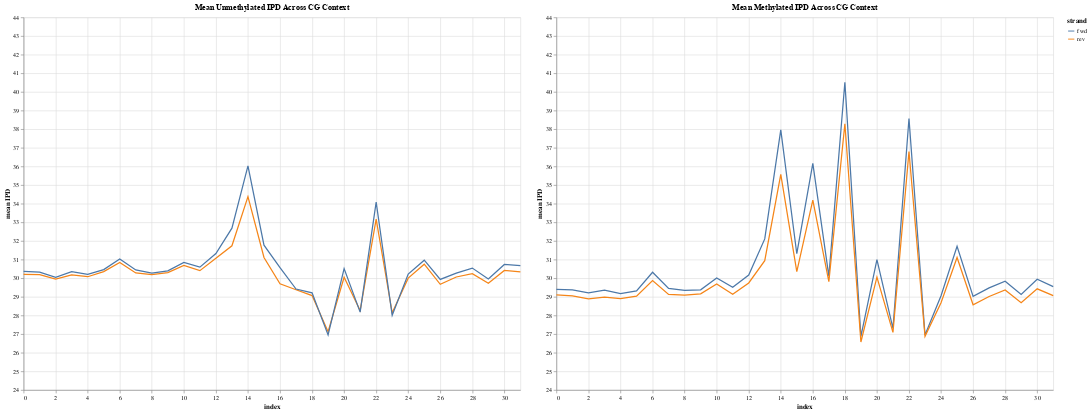

Source (notebook cell):
### Markdown cell above
The chart below shows that at least on average, we should be able to tell the difference between methylated and unmethylted CpG sites. The chart averages IPD at each index across all of the training samples independantly for the forward and reverse strands (indices 15 and 16 are the CpG site).

### Code cell
pos_means = (
    pl.read_parquet(train_parquet)
    .filter(pl.col('label')==1)
    .select(pl.col("fi").alias("fwd"), pl.col("ri").alias("rev"))
    .unpivot(on=["fwd", "rev"], variable_name="strand", value_name="ipd_list")
    .with_columns(index=pl.int_ranges(start=0, end=pl.col("ipd_list").list.len()))
    .explode("index", "ipd_list")
    .rename({"ipd_list": "ipd"})
    .group_by("index", "strand").agg(pl.col("ipd").mean())
)

neg_means = (
    pl.read_parquet(train_parquet)
    .filter(pl.col('label')==0)
    .select(pl.col("fi").alias("fwd"), pl.col("ri").alias("rev"))
    .unpivot(on=["fwd", "rev"], variable_name="strand", value_name="ipd_list")
    .with_columns(index=pl.int_ranges(start=0, end=pl.col("ipd_list").list.len()))
    .explode("index", "ipd_list")
    .rename({"ipd_list": "ipd"})
    .group_by("index", "strand").agg(pl.col("ipd").mean())
)

means = pos_means.join(
    neg_means, on=['index', 'strand'], suffix='_neg'
    ).with_columns((pl.col('ipd')-pl.col('ipd_neg')).alias('residual'))

residual_chart = alt.Chart(means).mark_line().encode(
    alt.X("index:Q", title="Position", axis=alt.Axis(tickCount=16)),
    alt.Y("residual:Q", title="IPD Mean Difference", scale=alt.Scale(domain=(-3, 15), clamp=True)),
    alt.Color("strand:N", title="Strand"),
    ).properties(
    title = "Mean IPD Residual (Meth-Unmeth) Across CG Context",
    width=800,
    height=600
    ).configure_axis(
    labelFontSize=12,
    titleFontSize=14,
    grid=True
    ).configure_title(
    fontSize=16,
    anchor='middle'
    ).configure_legend(
    titleFontSize=12,
    labelFontSize=11
    )

neg_chart = alt.Chart(neg_means).mark_line().encode(
    alt.X('index:Q',scale=alt.Scale(domain=(0, 31))),
    alt.Y('ipd:Q', title = 'mean IPD' ,scale=alt.Scale(domain=(24, 44), clamp=True)),
    alt.Color('strand')
    ).properties(
    title = "Mean Unmethylated IPD Across CG Context",
    width=800,
    height=600
    )

pos_chart = alt.Chart(pos_means).mark_line().encode(
    alt.X('index:Q',scale=alt.Scale(domain=(0, 31))),
    alt.Y('ipd:Q', title = 'mean IPD' ,scale=alt.Scale(domain=(24, 44), clamp=True)),
    alt.Color('strand')
    ).properties(
    title = "Mean Methylated IPD Across CG Context",
    width=800,
    height=600
    )

alt.hconcat(neg_chart,pos_chart)

### Figure 1 — Vega specification as saved in the notebook (floating-point values rounded to 4 significant figures)
{"$schema": "https://vega.github.io/schema/vega/v5.json", "data": [{"name": "source_0", "values": [{"index": 31, "strand": "rev", "ipd": 30.34}, {"index": 19, "strand": "fwd", "ipd": 26.95}, {"index": 20, "strand": "fwd", "ipd": 30.52}, {"index": 24, "strand": "rev", "ipd": 30.0}, {"index": 26, "strand": "rev", "ipd": 29.67}, {"index": 11, "strand": "fwd", "ipd": 30.59}, {"index": 13, "strand": "rev", "ipd": 31.74}, {"index": 7, "strand": "rev", "ipd": 30.29}, {"index": 23, "strand": "rev", "ipd": 28.15}, {"index": 20, "strand": "rev", "ipd": 30.05}, {"index": 8, "strand": "fwd", "ipd": 30.27}, {"index": 11, "strand": "rev", "ipd": 30.41}, {"index": 15, "strand": "rev", "ipd": 31.11}, {"index": 3, "strand": "rev", "ipd": 30.18}, {"index": 30, "strand": "rev", "ipd": 30.41}, {"index": 19, "strand": "rev", "ipd": 27.13}, {"index": 22, "strand": "fwd", "ipd": 34.08}, {"index": 14, "strand": "fwd", "ipd": 36.03}, {"index": 9, "strand": "fwd", "ipd": 30.39}, {"index": 25, "strand": "fwd", "ipd": 30.97}, {"index": 10, "strand": "rev", "ipd": 30.69}, {"index": 18, "strand": "rev", "ipd": 29.07}, {"index": 16, "strand": "fwd", "ipd": 30.56}, {"index": 6, "strand": "rev", "ipd": 30.85}, {"index": 10, "strand": "fwd", "ipd": 30.85}, {"index": 4, "strand": "fwd", "ipd": 30.21}, {"index": 12, "strand": "fwd", "ipd": 31.32}, {"index": 9, "strand": "rev", "ipd": 30.3}, {"index": 6, "strand": "fwd", "ipd": 31.03}, {"index": 29, "strand": "rev", "ipd": 29.73}, {"index": 14, "strand": "rev", "ipd": 34.38}, {"index": 18, "strand": "fwd", "ipd": 29.21}, {"index": 30, "strand": "fwd", "ipd": 30.74}, {"index": 0, "strand": "fwd", "ipd": 30.37}, {"index": 25, "strand": "rev", "ipd": 30.75}, {"index": 27, "strand": "fwd", "ipd": 30.27}, {"index": 28, "strand": "rev", "ipd": 30.24}, {"index": 26, "strand": "fwd", "ipd": 29.93}, {"index": 29, "strand": "fwd", "ipd": 29.96}, {"index": 22, "strand": "rev", "ipd": 33.18}, {"index": 8, "strand": "rev", "ipd": 30.19}, {"index": 12, "strand": "rev", "ipd": 31.07}, {"index": 4, "strand": "rev", "ipd": 30.08}, {"index": 21, "strand": "rev", "ipd": 28.27}, {"index": 2, "strand": "rev", "ipd": 29.95}, {"index": 0, "strand": "rev", "ipd": 30.21}, {"index": 5, "strand": "rev", "ipd": 30.35}, {"index": 13, "strand": "fwd", "ipd": 32.69}, {"index": 31, "strand": "fwd", "ipd": 30.67}, {"index": 27, "strand": "rev", "ipd": 30.06}, {"index": 24, "strand": "fwd", "ipd": 30.22}, {"index": 3, "strand": "fwd", "ipd": 30.35}, {"index": 23, "strand": "fwd", "ipd": 28.01}, {"index": 7, "strand": "fwd", "ipd": 30.45}, {"index": 15, "strand": "fwd", "ipd": 31.77}, {"index": 2, "strand": "fwd", "ipd": 30.04}, {"index": 16, "strand": "rev", "ipd": 29.7}, {"index": 1, "strand": "rev", "ipd": 30.19}, {"index": 17, "strand": "rev", "ipd": 29.38}, {"index": 17, "strand": "fwd", "ipd": 29.42}, {"index": 1, "strand": "fwd", "ipd": 30.33}, {"index": 21, "strand": "fwd", "ipd": 28.18}, {"index": 28, "strand": "fwd", "ipd": 30.54}, {"index": 5, "strand": "fwd", "ipd": 30.46}]}, {"name": "source_1", "values": [{"index": 31, "strand": "fwd", "ipd": 29.55}, {"index": 18, "strand": "rev", "ipd": 38.29}, {"index": 22, "strand": "rev", "ipd": 36.8}, {"index": 7, "strand": "rev", "ipd": 29.13}, {"index": 21, "strand": "fwd", "ipd": 27.31}, {"index": 16, "strand": "fwd", "ipd": 36.17}, {"index": 0, "strand": "rev", "ipd": 29.11}, {"index": 9, "strand": "fwd", "ipd": 29.38}, {"index": 29, "strand": "fwd", "ipd": 29.13}, {"index": 12, "strand": "rev", "ipd": 29.75}, {"index": 26, "strand": "rev", "ipd": 28.57}, {"index": 18, "strand": "fwd", "ipd": 40.51}, {"index": 1, "strand": "rev", "ipd": 29.06}, {"index": 0, "strand": "fwd", "ipd": 29.41}, {"index": 8, "strand": "rev", "ipd": 29.09}, {"index": 29, "strand": "rev", "ipd": 28.69}, {"index": 2, "strand": "fwd", "ipd": 29.22}, {"index": 6, "strand": "fwd", "ipd": 30.32}, {"index": 8, "strand": "fwd", "ipd": 29.34}, {"index": 4, "strand": "fwd", "ipd": 29.18}, {"index": 13, "strand": "rev", "ipd": 30.94}, {"index": 17, "strand": "rev", "ipd": 29.82}, {"index": 25, "strand": "rev", "ipd": 31.12}, {"index": 11, "strand": "fwd", "ipd": 29.51}, {"index": 1, "strand": "fwd", "ipd": 29.37}, {"index": 30, "strand": "fwd", "ipd": 29.94}, {"index": 28, "strand": "fwd", "ipd": 29.84}, {"index": 14, "strand": "rev", "ipd": 35.57}, {"index": 5, "strand": "fwd", "ipd": 29.31}, {"index": 9, "strand": "rev", "ipd": 29.16}, {"index": 22, "strand": "fwd", "ipd": 38.57}, {"index": 23, "strand": "fwd", "ipd": 26.95}, {"index": 20, "strand": "fwd", "ipd": 30.99}, {"index": 3, "strand": "fwd", "ipd": 29.36}, {"index": 21, "strand": "rev", "ipd": 27.09}, {"index": 7, "strand": "fwd", "ipd": 29.45}, {"index": 24, "strand": "fwd", "ipd": 29.06}, {"index": 17, "strand": "fwd", "ipd": 30.11}, {"index": 6, "strand": "rev", "ipd": 29.88}, {"index": 12, "strand": "fwd", "ipd": 30.17}, {"index": 16, "strand": "rev", "ipd": 34.2}, {"index": 31, "strand": "rev", "ipd": 29.06}, {"index": 27, "strand": "rev", "ipd": 29.02}, {"index": 10, "strand": "rev", "ipd": 29.69}, {"index": 19, "strand": "fwd", "ipd": 26.88}, {"index": 15, "strand": "fwd", "ipd": 31.31}, {"index": 11, "strand": "rev", "ipd": 29.14}, {"index": 2, "strand": "rev", "ipd": 28.89}, {"index": 4, "strand": "rev", "ipd": 28.91}, {"index": 14, "strand": "fwd", "ipd": 37.96}, {"index": 30, "strand": "rev", "ipd": 29.43}, {"index": 3, "strand": "rev", "ipd": 28.98}, {"index": 15, "strand": "rev", "ipd": 30.35}, {"index": 19, "strand": "rev", "ipd": 26.58}, {"index": 24, "strand": "rev", "ipd": 28.68}, {"index": 13, "strand": "fwd", "ipd": 32.11}, {"index": 23, "strand": "rev", "ipd": 26.88}, {"index": 26, "strand": "fwd", "ipd": 29.02}, {"index": 27, "strand": "fwd", "ipd": 29.48}, {"index": 20, "strand": "rev", "ipd": 30.06}, {"index": 5, "strand": "rev", "ipd": 29.03}, {"index": 28, "strand": "rev", "ipd": 29.36}, {"index": 25, "strand": "fwd", "ipd": 31.72}, {"index": 10, "strand": "fwd", "ipd": 30.02}]}, {"name": "source_0_color_domain_strand_0", "values": [{"strand": "rev"}, {"strand": "fwd"}]}, {"name": "source_1_color_domain_strand_1", "values": [{"strand": "fwd"}, {"strand": "rev"}]}], "signals": [{"name": "childWidth", "value": 800}], "marks": [{"type": "group", "name": "concat_0_group", "encode": {"update": {"height": {"signal": "height"}, "width": {"signal": "childWidth"}}}, "marks": [{"type": "group", "name": "concat_0_pathgroup", "from": {"facet": {"data": "source_0", "name": "faceted_path_concat_0_main", "groupby": ["strand"]}}, "encode": {"update": {"width": {"field": {"signal": null, "datum": null, "group": "width", "parent": null}}, "height": {"field": {"signal": null, "datum": null, "group": "height", "parent": null}}}}, "marks": [{"type": "line", "name": "concat_0_marks", "from": {"data": "faceted_path_concat_0_main"}, "sort": {"field": "x"}, "encode": {"update": {"y": {"field": "ipd", "scale": "concat_0_y"}, "defined": {"signal": "isValid(datum[\"index\"]) && isFinite(+datum[\"index\"]) && isValid(datum[\"ipd\"]) && isFinite(+datum[\"ipd\"])"}, "x": {"field": "index", "scale": "concat_0_x"}, "stroke": {"field": "strand", "scale": "color"}}}, "style": ["line"]}]}], "axes": [{"scale": "concat_0_x", "minExtent": 0, "gridScale": "concat_0_y", "tickCount": {"signal": "ceil(childWidth/40)"}, "maxExtent": 0, "ticks": false, "zindex": 0, "domain": false, "aria": false, "grid": true, "labels": false, "orient": "bottom"}, {"scale": "concat_0_y", "gridScale": "concat_0_x", "minExtent": 0, "ticks": false, "domain": false, "orient": "left", "zindex": 0, "grid": true, "tickCount": {"signal": "ceil(height/40)"}, "labels": false, "aria": false, "maxExtent": 0}, {"scale": "concat_0_x", "labelFlush": true, "tickCount": {"signal": "ceil(childWidth/40)"}, "zindex": 0, "orient": "bottom", "labelOverlap": true, "title": "index", "grid": false}, {"scale": "concat_0_y", "grid": false, "title": "mean IPD", "orient": "left", "tickCount": {"signal": "ceil(height/40)"}, "zindex": 0, "labelOverlap": true}], "title": {"text": "Mean Unmethylated IPD Across CG Context", "frame": "group"}, "style": "cell"}, {"type": "group", "name": "concat_1_group", "encode": {"update": {"height": {"signal": "height"}, "width": {"signal": "childWidth"}}}, "marks": [{"type": "group", "name": "concat_1_pathgroup", "from": {"facet": {"data": "source_1", "name": "faceted_path_concat_1_main", "groupby": ["strand"]}}, "encode": {"update": {"width": {"field": {"signal": null, "datum": null, "group": "width", "parent": null}}, "height": {"field": {"signal": null, "datum": null, "group": "height", "parent": null}}}}, "marks": [{"type": "line", "name": "concat_1_marks", "from": {"data": "faceted_path_concat_1_main"}, "sort": {"field": "x"}, "encode": {"update": {"y": {"field": "ipd", "scale": "concat_1_y"}, "stroke": {"field": "strand", "scale": "color"}, "x": {"field": "index", "scale": "concat_1_x"}, "defined": {"signal": "isValid(datum[\"index\"]) && isFinite(+datum[\"index\"]) && isValid(datum[\"ipd\"]) && isFinite(+datum[\"ipd\"])"}}}, "style": ["line"]}]}], "axes": [{"scale": "concat_1_x", "labels": false, "maxExtent": 0, "tickCount": {"signal": "ceil(childWidth/40)"}, "ticks": false, "domain": false, "orient": "bottom", "minExtent": 0, "gridScale": "concat_1_y", "aria": false, "zindex": 0, "grid": true}, {"scale": "concat_1_y", "minExtent": 0, "ticks": false, "domain": false, "orient": "left", "maxExtent": 0, "labels": false, "zindex": 0, "grid": true, "tickCount": {"signal": "ceil(height/40)"}, "gridScale": "concat_1_x", "aria": false}, {"scale": "concat_1_x", "orient": "bottom", "labelOverlap": true, "title": "index", "labelFlush": true, "tickCount": {"signal": "ceil(childWidth/40)"}, "zindex": 0, "grid": false}, {"scale": "concat_1_y", "labelOverlap": true, "title": "mean IPD", "zindex": 0, "orient": "left", "grid": false, "tickCount": {"signal": "ceil(height/40)"}}], "title": {"text": "Mean Methylated IPD Across CG Context", "frame": "group"}, "style": "cell"}], "scales": [{"name": "color", "type": "ordinal", "domain": {"fields": [{"data": "source_0_color_domain_strand_0", "field": "strand"}, {"data": "source_1_color_domain_strand_1", "field": "strand"}], "sort": true}, "range": "category"}, {"name": "concat_0_x", "type": "linear", "domain": [0, 31], "range": [0, {"signal": "childWidth"}], "zero": true}, {"name": "concat_0_y", "type": "linear", "domain": [24, 44], "range": [{"signal": "height"}, 0], "clamp": true, "zero": false}, {"name": "concat_1_x", "type": "linear", "domain": [0, 31], "range": [0, {"signal": "childWidth"}], "zero": true}, {"name": "concat_1_y", "type": "linear", "domain": [24, 44], "range": [{"signal": "height"}, 0], "zero": false, "clamp": true}], "background": "white", "layout": {"padding": 20, "bounds": "full", "align": "each"}, "legends": [{"stroke": "color", "symbolType": "stroke", "title": "strand"}], "padding": 5, "height": 600}
